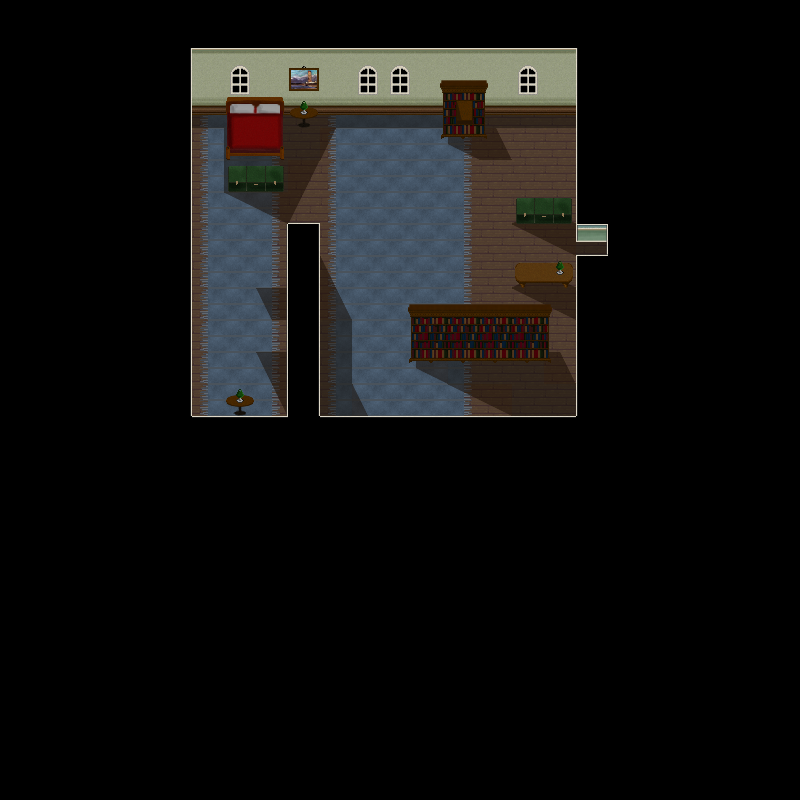

This is a level from a 2D game, rendered from its Tiled map with the project's own tilesets. A one-line summary and the map file follow, with tile-layer data summarised:
An orthogonal 25x25 tile map with 32x32 px tiles, 7 tile layers (Floor, Rugs, Shadows, Walls, ...) and 39 objects (16x Obstacle, 13x Wall, 6x Safe, Exit, Player, ...).

<map version="1.0" orientation="orthogonal" width="25" height="25" tilewidth="32" tileheight="32">
 <tileset firstgid="1" name="tiles3" tilewidth="32" tileheight="32">
  <image source="Pixelart/tiles3.png" width="320" height="672" />
 </tileset>
 <layer name="Floor" width="25" height="25">
  <data>[625 cells, 115 non-empty, 1 distinct tile ids]</data>
 </layer>
 <layer name="Rugs" width="25" height="25">
  <data>[625 cells, 80 non-empty, 3 distinct tile ids]</data>
 </layer>
 <layer name="Shadows" width="25" height="25">
  <data>[625 cells, 54 non-empty, 11 distinct tile ids]</data>
 </layer>
 <layer name="Walls" width="25" height="25">
  <data>[625 cells, 37 non-empty, 4 distinct tile ids]</data>
 </layer>
 <layer name="BelowPlayer1" width="25" height="25">
  <data>[625 cells, 30 non-empty, 19 distinct tile ids]</data>
 </layer>
 <layer name="AbovePlayer1" width="25" height="25">
  <properties>
   <property name="z-index" value="2" />
  </properties>
  <data>[625 cells, 63 non-empty, 13 distinct tile ids]</data>
 </layer>
 <layer name="AbovePlayer2" width="25" height="25">
  <properties>
   <property name="z-index" value="2" />
  </properties>
  <data>[625 cells, 2 non-empty, 1 distinct tile ids]</data>
 </layer>
 <objectgroup name="Object Layer 1" width="25" height="25" visible="0">
  <object type="Wall" x="192" y="64" width="384" height="32" />
  <object type="Wall" x="576" y="96" width="32" height="128" />
  <object type="Wall" x="576" y="256" width="32" height="160" />
  <object type="Wall" x="192" y="416" width="384" height="32" />
  <object type="Wall" x="160" y="96" width="32" height="320" />
  <object type="Wall" x="224" y="96" width="64" height="96" />
  <object type="Wall" x="288" y="96" width="32" height="32" />
  <object type="Wall" x="448" y="96" width="32" height="32" />
  <object type="Wall" x="512" y="192" width="64" height="32" />
  <object type="Wall" x="512" y="256" width="64" height="32" />
  <object type="Wall" x="416" y="320" width="128" height="32" />
  <object name="Hallway" type="Exit" x="608" y="224" width="32" height="32">
   <properties>
    <property name="Destination" value="1" />
    <property name="Play" value="1" />
    <property name="PlayerX" value="3" />
    <property name="PlayerY" value="7" />
    <property name="Status" value="0" />
   </properties>
  </object>
  <object name="Bookshelf1" type="Obstacle" x="256" y="320" width="32" height="32">
   <properties>
    <property name="CanMove" value="0" />
    <property name="ImageFile" value="./Pixelart/shelf.png" />
   </properties>
  </object>
  <object type="Wall" x="288" y="224" width="32" height="192" />
  <object name="Player" type="Player" x="192" y="256" width="32" height="32" />
  <object type="Wall" x="224" y="384" width="32" height="32" />
  <object name="Cinematic1" type="Cinematic" x="192" y="256" width="32" height="32">
   <properties>
    <property name="DataFile" value="./Data/bedroom1.data" />
   </properties>
  </object>
  <object name="Wood" type="Obstacle" x="416" y="224" width="32" height="32">
   <properties>
    <property name="CanMove" value="1" />
    <property name="ImageFile" value="./Pixelart/woodcollapse.png" />
   </properties>
  </object>
  <object name="Bookshelf" type="Obstacle" x="256" y="256" width="32" height="32">
   <properties>
    <property name="CanMove" value="0" />
    <property name="ImageFile" value="./Pixelart/shelf.png" />
   </properties>
  </object>
  <object type="Safe" x="192" y="224" width="32" height="128" />
  <object type="Safe" x="224" y="192" width="160" height="32" />
  <object type="Safe" x="384" y="224" width="32" height="64" />
  <object type="Safe" x="480" y="224" width="32" height="64" />
  <object type="Safe" x="416" y="256" width="64" height="32" />
  <object type="Safe" x="512" y="224" width="96" height="32" />
  <object name="Hole" type="Obstacle" x="320" y="224" width="32" height="32">
   <properties>
    <property name="CanMove" value="0" />
    <property name="ImageFile" value="./Pixelart/hole.png" />
   </properties>
  </object>
  <object name="Wood" type="Obstacle" x="384" y="352" width="32" height="32">
   <properties>
    <property name="CanMove" value="1" />
    <property name="ImageFile" value="./Pixelart/woodcollapse.png" />
   </properties>
  </object>
  <object name="Wood" type="Obstacle" x="544" y="160" width="32" height="32">
   <properties>
    <property name="CanMove" value="1" />
    <property name="ImageFile" value="./Pixelart/woodcollapse.png" />
   </properties>
  </object>
  <object name="Wood" type="Obstacle" x="352" y="96" width="32" height="32">
   <properties>
    <property name="CanMove" value="1" />
    <property name="ImageFile" value="./Pixelart/woodcollapse.png" />
   </properties>
  </object>
  <object name="Rubble" type="Obstacle" x="544" y="384" width="32" height="32">
   <properties>
    <property name="CanMove" value="1" />
    <property name="ImageFile" value="./Pixelart/rubble.png" />
   </properties>
  </object>
  <object name="Hole" type="Obstacle" x="544" y="288" width="32" height="32">
   <properties>
    <property name="CanMove" value="0" />
    <property name="ImageFile" value="./Pixelart/hole.png" />
   </properties>
  </object>
  <object name="Hole" type="Obstacle" x="448" y="160" width="32" height="32">
   <properties>
    <property name="CanMove" value="0" />
    <property name="ImageFile" value="./Pixelart/hole.png" />
   </properties>
  </object>
  <object name="Rubble" type="Obstacle" x="320" y="320" width="32" height="32">
   <properties>
    <property name="CanMove" value="1" />
    <property name="ImageFile" value="./Pixelart/rubble.png" />
   </properties>
  </object>
  <object name="Rubble" type="Obstacle" x="512" y="128" width="32" height="32">
   <properties>
    <property name="CanMove" value="1" />
    <property name="ImageFile" value="./Pixelart/rubble.png" />
   </properties>
  </object>
  <object name="Block" type="Obstacle" x="288" y="160" width="32" height="32">
   <properties>
    <property name="CanMove" value="1" />
    <property name="ImageFile" value="./Pixelart/block.png" />
   </properties>
  </object>
  <object name="Rubble" type="Obstacle" x="192" y="352" width="32" height="32">
   <properties>
    <property name="CanMove" value="1" />
    <property name="ImageFile" value="./Pixelart/rubble.png" />
   </properties>
  </object>
  <object name="Note" type="Item" x="448" y="96" width="32" height="32">
   <properties>
    <property name="DataFile" value="./Data/note1.data" />
    <property name="Description" value="A crumpled note." />
    <property name="ImageFile" value="./Pixelart/note.png" />
   </properties>
  </object>
  <object name="Block" type="Obstacle" x="352" y="256" width="32" height="32">
   <properties>
    <property name="CanMove" value="1" />
    <property name="ImageFile" value="./Pixelart/block.png" />
   </properties>
  </object>
  <object name="Block" type="Obstacle" x="416" y="128" width="32" height="32">
   <properties>
    <property name="CanMove" value="1" />
    <property name="ImageFile" value="./Pixelart/block.png" />
   </properties>
  </object>
 </objectgroup>
</map>
